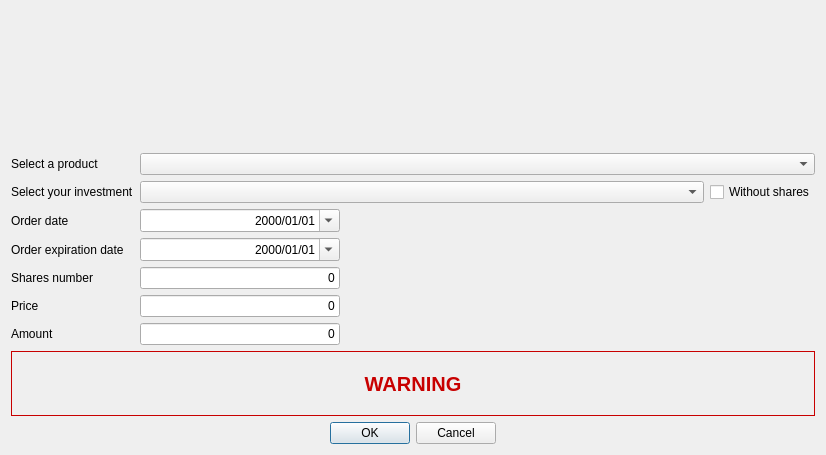
<?xml version="1.0" encoding="UTF-8"?>
<ui version="4.0">
 <class>wdgOrdersAdd</class>
 <widget class="QWidget" name="wdgOrdersAdd">
  <property name="geometry">
   <rect>
    <x>0</x>
    <y>0</y>
    <width>826</width>
    <height>455</height>
   </rect>
  </property>
  <property name="windowIcon">
   <iconset resource="../images/xulpymoney.qrc">
    <normaloff>:/xulpymoney/bank.png</normaloff>:/xulpymoney/bank.png</iconset>
  </property>
  <layout class="QHBoxLayout" name="horizontalLayout">
   <item>
    <layout class="QVBoxLayout" name="verticalLayout">
     <item>
      <widget class="QLabel" name="lbl">
       <property name="font">
        <font>
         <pointsize>14</pointsize>
         <weight>75</weight>
         <bold>true</bold>
        </font>
       </property>
       <property name="text">
        <string/>
       </property>
       <property name="alignment">
        <set>Qt::AlignCenter</set>
       </property>
      </widget>
     </item>
     <item alignment="Qt::AlignHCenter">
      <widget class="QLabel" name="lblPixmap">
       <property name="maximumSize">
        <size>
         <width>64</width>
         <height>64</height>
        </size>
       </property>
       <property name="text">
        <string/>
       </property>
       <property name="pixmap">
        <pixmap resource="../images/xulpymoney.qrc">:/xulpymoney/order.png</pixmap>
       </property>
       <property name="scaledContents">
        <bool>true</bool>
       </property>
       <property name="alignment">
        <set>Qt::AlignCenter</set>
       </property>
      </widget>
     </item>
     <item>
      <layout class="QFormLayout" name="formLayout">
       <item row="0" column="0">
        <widget class="QLabel" name="label_7">
         <property name="text">
          <string>Select a product</string>
         </property>
        </widget>
       </item>
       <item row="0" column="1">
        <widget class="QComboBox" name="cmbProducts">
         <property name="sizePolicy">
          <sizepolicy hsizetype="Expanding" vsizetype="Fixed">
           <horstretch>0</horstretch>
           <verstretch>0</verstretch>
          </sizepolicy>
         </property>
         <property name="sizeAdjustPolicy">
          <enum>QComboBox::AdjustToContents</enum>
         </property>
        </widget>
       </item>
       <item row="1" column="1">
        <layout class="QHBoxLayout" name="horizontalLayout_6">
         <item>
          <widget class="QComboBox" name="cmbInvestments">
           <property name="sizePolicy">
            <sizepolicy hsizetype="Expanding" vsizetype="Fixed">
             <horstretch>0</horstretch>
             <verstretch>0</verstretch>
            </sizepolicy>
           </property>
           <property name="sizeAdjustPolicy">
            <enum>QComboBox::AdjustToContents</enum>
           </property>
          </widget>
         </item>
         <item>
          <widget class="QCheckBox" name="chkWithoutShares">
           <property name="text">
            <string>Without shares</string>
           </property>
          </widget>
         </item>
        </layout>
       </item>
       <item row="1" column="0">
        <widget class="QLabel" name="label">
         <property name="text">
          <string>Select your investment</string>
         </property>
        </widget>
       </item>
       <item row="2" column="0">
        <widget class="QLabel" name="label_2">
         <property name="text">
          <string>Order date</string>
         </property>
        </widget>
       </item>
       <item row="2" column="1">
        <widget class="QDateEdit" name="deDate">
         <property name="sizePolicy">
          <sizepolicy hsizetype="Maximum" vsizetype="Fixed">
           <horstretch>0</horstretch>
           <verstretch>0</verstretch>
          </sizepolicy>
         </property>
         <property name="minimumSize">
          <size>
           <width>200</width>
           <height>0</height>
          </size>
         </property>
         <property name="alignment">
          <set>Qt::AlignRight|Qt::AlignTrailing|Qt::AlignVCenter</set>
         </property>
         <property name="displayFormat">
          <string>yyyy/MM/dd</string>
         </property>
         <property name="calendarPopup">
          <bool>true</bool>
         </property>
        </widget>
       </item>
       <item row="3" column="0">
        <widget class="QLabel" name="label_3">
         <property name="text">
          <string>Order expiration date</string>
         </property>
        </widget>
       </item>
       <item row="3" column="1">
        <widget class="QDateEdit" name="deExpiration">
         <property name="sizePolicy">
          <sizepolicy hsizetype="Maximum" vsizetype="Fixed">
           <horstretch>0</horstretch>
           <verstretch>0</verstretch>
          </sizepolicy>
         </property>
         <property name="minimumSize">
          <size>
           <width>200</width>
           <height>0</height>
          </size>
         </property>
         <property name="alignment">
          <set>Qt::AlignRight|Qt::AlignTrailing|Qt::AlignVCenter</set>
         </property>
         <property name="displayFormat">
          <string>yyyy/MM/dd</string>
         </property>
         <property name="calendarPopup">
          <bool>true</bool>
         </property>
        </widget>
       </item>
       <item row="4" column="0">
        <widget class="QLabel" name="label_4">
         <property name="text">
          <string>Shares number</string>
         </property>
        </widget>
       </item>
       <item row="4" column="1">
        <widget class="myQLineEdit" name="txtShares">
         <property name="sizePolicy">
          <sizepolicy hsizetype="Maximum" vsizetype="Fixed">
           <horstretch>0</horstretch>
           <verstretch>0</verstretch>
          </sizepolicy>
         </property>
         <property name="minimumSize">
          <size>
           <width>200</width>
           <height>0</height>
          </size>
         </property>
         <property name="text">
          <string>0</string>
         </property>
         <property name="alignment">
          <set>Qt::AlignRight|Qt::AlignTrailing|Qt::AlignVCenter</set>
         </property>
        </widget>
       </item>
       <item row="5" column="0">
        <widget class="QLabel" name="label_5">
         <property name="text">
          <string>Price</string>
         </property>
        </widget>
       </item>
       <item row="5" column="1">
        <widget class="myQLineEdit" name="txtPrice">
         <property name="sizePolicy">
          <sizepolicy hsizetype="Maximum" vsizetype="Fixed">
           <horstretch>0</horstretch>
           <verstretch>0</verstretch>
          </sizepolicy>
         </property>
         <property name="minimumSize">
          <size>
           <width>200</width>
           <height>0</height>
          </size>
         </property>
         <property name="text">
          <string>0</string>
         </property>
         <property name="alignment">
          <set>Qt::AlignRight|Qt::AlignTrailing|Qt::AlignVCenter</set>
         </property>
        </widget>
       </item>
       <item row="6" column="0">
        <widget class="QLabel" name="label_6">
         <property name="text">
          <string>Amount</string>
         </property>
        </widget>
       </item>
       <item row="6" column="1">
        <widget class="myQLineEdit" name="txtAmount">
         <property name="sizePolicy">
          <sizepolicy hsizetype="Maximum" vsizetype="Fixed">
           <horstretch>0</horstretch>
           <verstretch>0</verstretch>
          </sizepolicy>
         </property>
         <property name="minimumSize">
          <size>
           <width>200</width>
           <height>0</height>
          </size>
         </property>
         <property name="text">
          <string>0</string>
         </property>
         <property name="alignment">
          <set>Qt::AlignRight|Qt::AlignTrailing|Qt::AlignVCenter</set>
         </property>
        </widget>
       </item>
      </layout>
     </item>
     <item>
      <widget class="QLabel" name="lblWarning">
       <property name="font">
        <font>
         <pointsize>15</pointsize>
         <weight>75</weight>
         <bold>true</bold>
        </font>
       </property>
       <property name="styleSheet">
        <string notr="true">color: rgb(200, 0, 0);</string>
       </property>
       <property name="frameShape">
        <enum>QFrame::Box</enum>
       </property>
       <property name="text">
        <string>WARNING</string>
       </property>
       <property name="alignment">
        <set>Qt::AlignCenter</set>
       </property>
      </widget>
     </item>
     <item>
      <widget class="QDialogButtonBox" name="buttonbox">
       <property name="standardButtons">
        <set>QDialogButtonBox::Cancel|QDialogButtonBox::Ok</set>
       </property>
       <property name="centerButtons">
        <bool>true</bool>
       </property>
      </widget>
     </item>
    </layout>
   </item>
  </layout>
 </widget>
 <customwidgets>
  <customwidget>
   <class>myQLineEdit</class>
   <extends>QLineEdit</extends>
   <header location="global">myqlineedit</header>
  </customwidget>
 </customwidgets>
 <resources>
  <include location="../images/xulpymoney.qrc"/>
 </resources>
 <connections/>
</ui>
